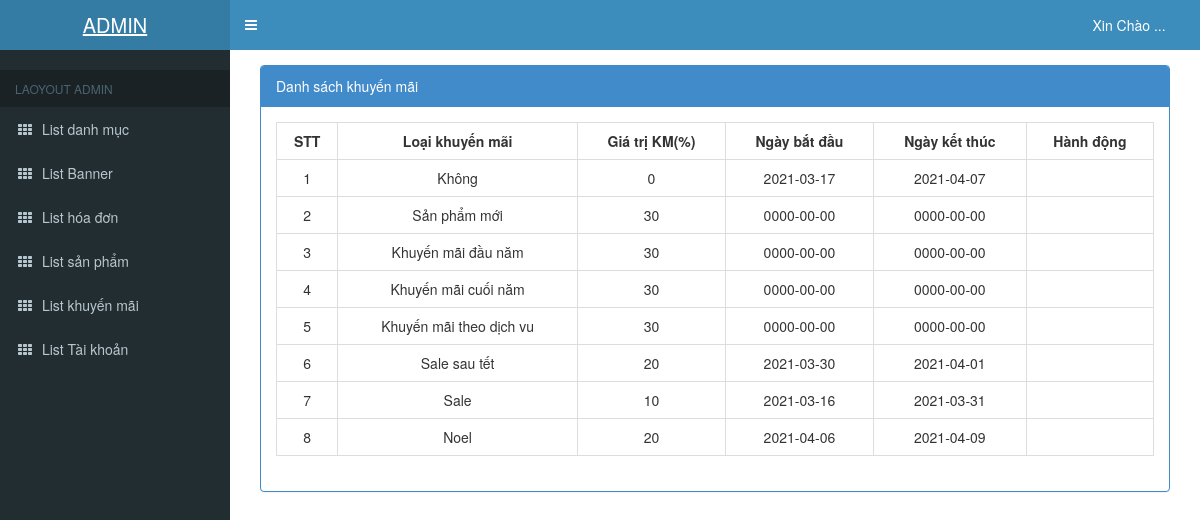
The app's page /admin/index.php?action=khuyenmai with its own data.
### tables this page shows
CREATE TABLE `khuyenmai` (
  `idKM` int(11) NOT NULL,
  `loaiKM` varchar(255) NOT NULL,
  `giatriKM` float NOT NULL,
  `ngaybatdau` date NOT NULL,
  `ngayketthuc` date NOT NULL
);

### admin/controller_admin/quanlykhuyenmai.php (called while the page is built, shortened)
<?php
    require_once('./model_admin/khuyenmai.php');
    class khuyenmaicontroller
    {
    	private $khuyenmai_model;
    	public function __construct()
    	{
    		$this->khuyenmai_model = new khuyenmai();
    	}
    	public function list()
    	{
    		 if(isset($_POST['timkiem_km'])){
                $timkiem_km = $_POST['timkiem_km'];
                $data = $this->khuyenmai_model->timkiem_km($timkiem_km);
            }else{
                $data = $this->khuyenmai_model->all();
            }
            require_once('views_admin/index.php');
    	}
    	 public function details()
        {
            require_once('views_admin/index.php');
        }
       }
?>

### admin/model_admin/ketnoi.php (called while the page is built, shortened)
<?php
    class ketnoi
    {
    	function __construct()
    	{
    		$host = "localhost";
    		$username ="root";
    		$password = "";
    		$dbname = "shoe_store";
    		$this->connect = new mysqli($host,$username,$password,$dbname);
    	}
    }
?>

### admin/model_admin/khuyenmai.php (called while the page is built, shortened)
<?php
    require_once('ketnoi.php');
    class khuyenmai
    {
    	private $conn;
    	function __construct()
    	{
    		$connect_obj = new ketnoi();
    		$this->conn = $connect_obj->connect;
    	}
    	function all()
    	{
    		$query = "SELECT * FROM khuyenmai ORDER BY idKM";
    		$result = $this->conn->query($query);
    		$data = array();
    		while ($row = $result->fetch_assoc()) {
       		   $data[] = $row;
    		}
    		return $data;
    	}
    }
?>

### admin/views_admin/khuyenmai/quanlykhuyenmai.php (the view, shortened to what this page needs)
<div class="col-md-12">
  <div class="panel panel-primary">
    <div class="panel-heading">Danh sách khuyến mãi</div>
    <div class="panel-body">
      <table class="table table-bordered table-hover " style="text-align:center;">
        <tr>
          <th style="text-align:center;">STT</th>
          <th style="text-align:center;">Loại khuyến mãi</th>
          <th style="text-align:center;">Giá trị KM(%)</th>
          <th style="text-align:center;">Ngày bắt đầu</th>
          <th style="text-align:center;">Ngày kết thúc</th>
          <th style="text-align:center;">Hành động</th>
        </tr>
        <?php
        $stt = 1;
        foreach ($data as $value) : ?>
          <tr>
            <td><?= $stt++; ?></td>
            <td><?= $value['loaiKM'] ?></td>
            <td><?= $value['giatriKM'] ?></td>
            <td><?= $value['ngaybatdau'] ?></td>
            <td><?= $value['ngayketthuc'] ?></td>
            <td>
            </td>
          </tr>
        <?php endforeach ?>
      </table>
    </div>
  </div>
</div>

### admin/public_admin/css/style.css (style rules this page uses)
body { overflow-x: hidden; font-family: 'Roboto', sans-serif; font-size: 16px; }

### records on screen
khuyenmai: loaiKM "Không", giatriKM "0", ngaybatdau "2021-03-17", ngayketthuc "2021-04-07"
khuyenmai: loaiKM "Sản phẩm mới", giatriKM "30", ngaybatdau "0000-00-00", ngayketthuc "0000-00-00"
khuyenmai: loaiKM "Khuyến mãi đầu năm", giatriKM "30", ngaybatdau "0000-00-00", ngayketthuc "0000-00-00"
khuyenmai: loaiKM "Khuyến mãi cuối năm", giatriKM "30", ngaybatdau "0000-00-00", ngayketthuc "0000-00-00"
khuyenmai: loaiKM "Khuyến mãi theo dịch vu", giatriKM "30", ngaybatdau "0000-00-00", ngayketthuc "0000-00-00"
khuyenmai: loaiKM "Sale sau tết", giatriKM "20", ngaybatdau "2021-03-30", ngayketthuc "2021-04-01"
khuyenmai: loaiKM "Sale", giatriKM "10", ngaybatdau "2021-03-16", ngayketthuc "2021-03-31"
khuyenmai: loaiKM "Noel", giatriKM "20", ngaybatdau "2021-04-06", ngayketthuc "2021-04-09"
